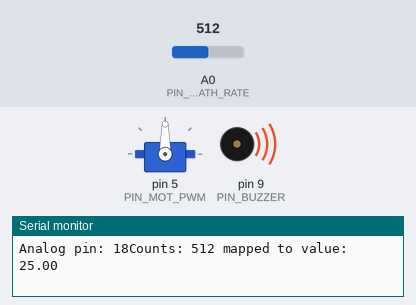
Recording of a sketch running on a simulated Arduino Uno, built with avr-gcc and run on an emulated ATmega328P. On the bench: servo, buzzer (waves = sounding), the last lines printed to the serial monitor. Inputs (shaded band) come from the test bench; at power-on: A0 (PIN_BREATH_RATE) = 512.

Above: at 1.2 s.
1.3 s: A0 (PIN_BREATH_RATE) set to 34
At 2.6 s:
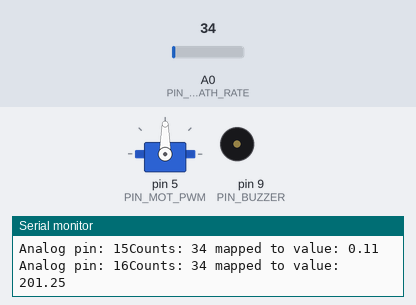
3.6 s: A0 (PIN_BREATH_RATE) set to 28
At 5.0 s:
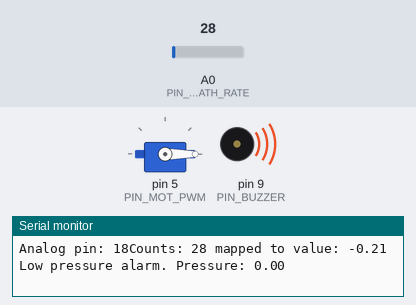
Timing chart, 0 to 12.6 s (numbered marks = the images above; inputs shaded):
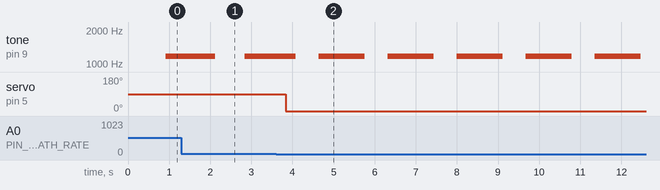

The sketch:

VentServomotor.ino
```cpp
// (licence header left out)
#define DEBUG

// INPUTS
const int PIN_BREATH_RATE = A0;
const int PIN_ARM_SPEED = A1;
const int PIN_VOLUME = A2;
const int PIN_PRESSURE_SENSE = A3;
const int PIN_MAX_PRESSURE = A4;

// OUTPUTS
const int PIN_MOT_PWM = 5;
const int PIN_MOT_FB = A5;
const int PIN_BUZZER = 9;

#include "vent_servo.h"
VentServo motor(PIN_MOT_PWM, PIN_MOT_FB);

#include "alarm.h"
BuzzerAlarm alarm(PIN_BUZZER);

// leave some slop around the top and bottom of the ADC (10-bit, 0-1023)
const int ANALOG_MIN = 32;
const int ANALOG_MAX = 992;

// define status codes
enum ERROR_CODE {
  NO_ERROR = 0,
  NO_HOME = 1,
  TIMEOUT_ERROR = 2,
  LIMIT_ERROR = 4,
  UNDEFINED_ERROR = 8
};

//**** global variables ****//

// startup without home position information
volatile ERROR_CODE error_code = NO_HOME;

float breath_rate = 40; //< Breaths per minute [units = 1/min (2 - 40)]
float breath_volume = 200; //< Breath volume [units = mL (200 - 800)}
float inhalation_period = 1.0; //< time to inhale [units = seconds]
float min_pressure = 20; //< max pressure [units = cm h2o]
float max_pressure = 40; //< max pressure [units = cm h2o]

//**************************//

float mapFloat(float x, float in_min, float in_max, float out_min, float out_max) {
  if (in_max == in_min) {
    return x;
  }
  else {
    return (x - in_min) * (out_max - out_min) / (in_max - in_min) + out_min;
  }
}

void setup() {
  // open serial port for debugging
  Serial.begin(9600);
  alarm.setup();
  motor.setup();
}

void loop() {
  uint32_t now = millis();
  checkPressure();
  readPotentiometer(breath_rate, PIN_BREATH_RATE, 20.0, 40.0);
  readPotentiometer(inhalation_period, PIN_ARM_SPEED, 0.1, 3.0);
  readPotentiometer(breath_volume, PIN_VOLUME, 200.0, 800.0);
  readPotentiometer(max_pressure, PIN_MAX_PRESSURE, 0.0, 50.0);
  motor.update(now);
  alarm.update(now);
}

void checkPressure() {
  // read current pressure value
  float p;
  // sound alarm if underpressure
  if (p < min_pressure) {
    alarm.setActive(true);
#ifdef DEBUG
    Serial.print("Low pressure alarm. Pressure: ");
    Serial.println(p);
#endif
  }
  // sound alarm and stop motor if overpressure
  if (p > max_pressure) {
    alarm.setActive(true);
    motor.goHome();
#ifdef DEBUG
    Serial.print("High pressure alarm. Pressure: ");
    Serial.println(p);
#endif
  }
}

void readPotentiometer(float &value, const int pin, const float range_low, const float range_high) {
  int counts = analogRead(counts);
  constrain(counts, ANALOG_MIN, ANALOG_MAX);
  value = mapFloat(counts, ANALOG_MIN, ANALOG_MAX, range_low, range_high);
#ifdef DEBUG
  Serial.print("Analog pin: ");
  Serial.print(pin);
  Serial.print("Counts: ");
  Serial.print(counts);
  Serial.print(" mapped to value: ");
  Serial.println(value);
#endif
}
```

alarm.h
```cpp
#ifndef ALARM_H
#define ALARM_H

#include <Servo.h>
/*!
 * warning: the tone() function interferes with PWM on pins 3 and 11
*/
class BuzzerAlarm {
public:
  BuzzerAlarm(const uint8_t pin, const int freq = 1175, const int t_on = 1000, const int t_off = 500) :
  M_PIN(pin), m_frequency(freq), m_t_on(t_on), m_t_off(t_off) {}

  void setup() {
    pinMode(M_PIN, OUTPUT);
  }

  void update(uint32_t now) {
    if(m_is_active) {
      // alarm is on
      if(m_is_noisy) {
        // buzzer making noise
        if( (now - m_last_update) >= m_t_on) {
          // time to stop noise
          noTone(M_PIN);
          m_is_noisy = false;
          m_last_update = now;
        }
        else {
          // keep making noise
        }
      }
      else {
        // busser is not making noise
        if( (now - m_last_update) >= m_t_off) {
          // time to start noise
          tone(M_PIN, m_frequency);
          m_is_noisy = true;
          m_last_update = now;
        }
        else {
          // stay silent for now
        }
      }
    }
    else {
      // alarm is not active
      if(m_is_noisy) {
        // buzzer making noise, stop noise
          noTone(M_PIN);
          m_is_noisy = false;
      }
      else {
        // no changes
      }
    }
  }

  // set the note to make noise at
  void setFrequency(int frequency) {
    m_frequency = frequency;
  }

  // turn the alarm on or off
  void setActive(bool is_active) {
    m_is_active = is_active;
  };

private:
  const int M_PIN; //< the pin the buzzer is attached to
  uint32_t m_last_update = 0; //< the time in ms of last change
  uint32_t m_t_on; //< time in ms to make noise
  uint32_t m_t_off; //< time in ms to shut up
  int m_frequency; //< the frequency of the tone to generate
  bool m_is_active = false; //< flag to track if alarm is sounding
  bool m_is_noisy = false; //< flag to track if currently making noise
};

#endif // ALARM_H
```

vent_servo.h
```cpp
#ifndef VENT_SERVO_H
#define VENT_SERVO_H

#include <Servo.h>

/*!
*/
class VentServo{
  public:
  VentServo(const uint8_t servo_pin, const uint8_t feedback_pin)
  : M_SERVO_PIN(servo_pin), M_FEEDBACK_PIN(feedback_pin) {}

  void setup() {
    pinMode(M_SERVO_PIN, OUTPUT);
    m_servo.attach(M_SERVO_PIN, 1000, 2000);
    pinMode(M_FEEDBACK_PIN, INPUT);
  }

  void update(const uint32_t &now) {
    if(m_running) {

    }
    else {
      // do nothing if the motor has been stopped
    }
  }

  // instructs the servo to move to the angle
  // angle: the position in degrees
  void goToAngle(const int angle)
  {
    // this assumes the motor has a 180 range
    int pw = map(angle, 0, 180, 1000, 2000);
    setPulseWidth(pw);
  }


  void setPulseWidth(const int pw)
  {
    m_servo.writeMicroseconds(pw);
  }

  void goHome() {
    m_servo.writeMicroseconds(m_position_home);
  }

  void getSetPosition() {
    return m_servo.readMicroseconds();
  }

  void getFeedbackPosition() {
    return analogRead(M_FEEDBACK_PIN);
  }

  // the current position in counts is saved as the
  void calibrateHome(const int value) {
    m_position_home = value;
    m_servo.writeMicroseconds(value);
    m_feedback_home = analogRead(M_FEEDBACK_PIN);
  }

  // saves the current position in counts as the servo exhale stop
  void calibrateExhaleEnd(const int value) {
    m_position_exhale_end = value;
    m_servo.writeMicroseconds(value);
    m_feedback_exhale_end = analogRead(M_FEEDBACK_PIN);
  }

  // saves the current position in counts as the servo inhale stop
  void calibrateInhaleEnd(const int value) {
    m_position_inhale_end = value;
    m_servo.writeMicroseconds(value);
    m_feedback_inhale_end = analogRead(M_FEEDBACK_PIN);
  }

  private:
    Servo m_servo;
    bool m_running = true;
    const int M_SERVO_PIN; //< the pin the servo is attached to
    const int M_FEEDBACK_PIN; //< the pin the servo is attached to
    int m_position_home = -1; //< servo home position [pulsewidth, units = microseconds (1000-2000)]
    int m_position_exhale_end = -1; //< servo position at the end of exhalation [units = microseconds]
    int m_position_inhale_end = -1; //< servo position at the end of inhalation  [units = microseconds]

    int m_feedback_home = -1; //< servo home position [units = counts (0-1023)]
    int m_feedback_exhale_end = -1; //< servo position at the end of exhalation [units = counts]
    int m_feedback_inhale_end = -1; //< servo position at the end of inhalation  [units = counts]

    int m_tolerance = 4; //< the maximum allowable error in feedback measurement [units = counts]

    // checks to see if the motor is at the target position
    bool checkTarget(int target) {
      if(abs(analogRead(M_FEEDBACK_PIN) - target) > m_tolerance) {
        return false;
      }
      else {
        return true;
      }
    }
};

#endif // VENT_SERVO_H
```

Measured:
- the behaviour switches between 32 and 31 on A0 (PIN_BREATH_RATE) (found by bisection; images 1 and 2)
- after the input at 3.6 s, servo on pin 5 (PIN_MOT_PWM): 90° → 0° after 0.24 s
- by itself, tone on pin 9 (PIN_BUZZER): alternates 1175 Hz for 1.1 s and silent for 0.56 s
